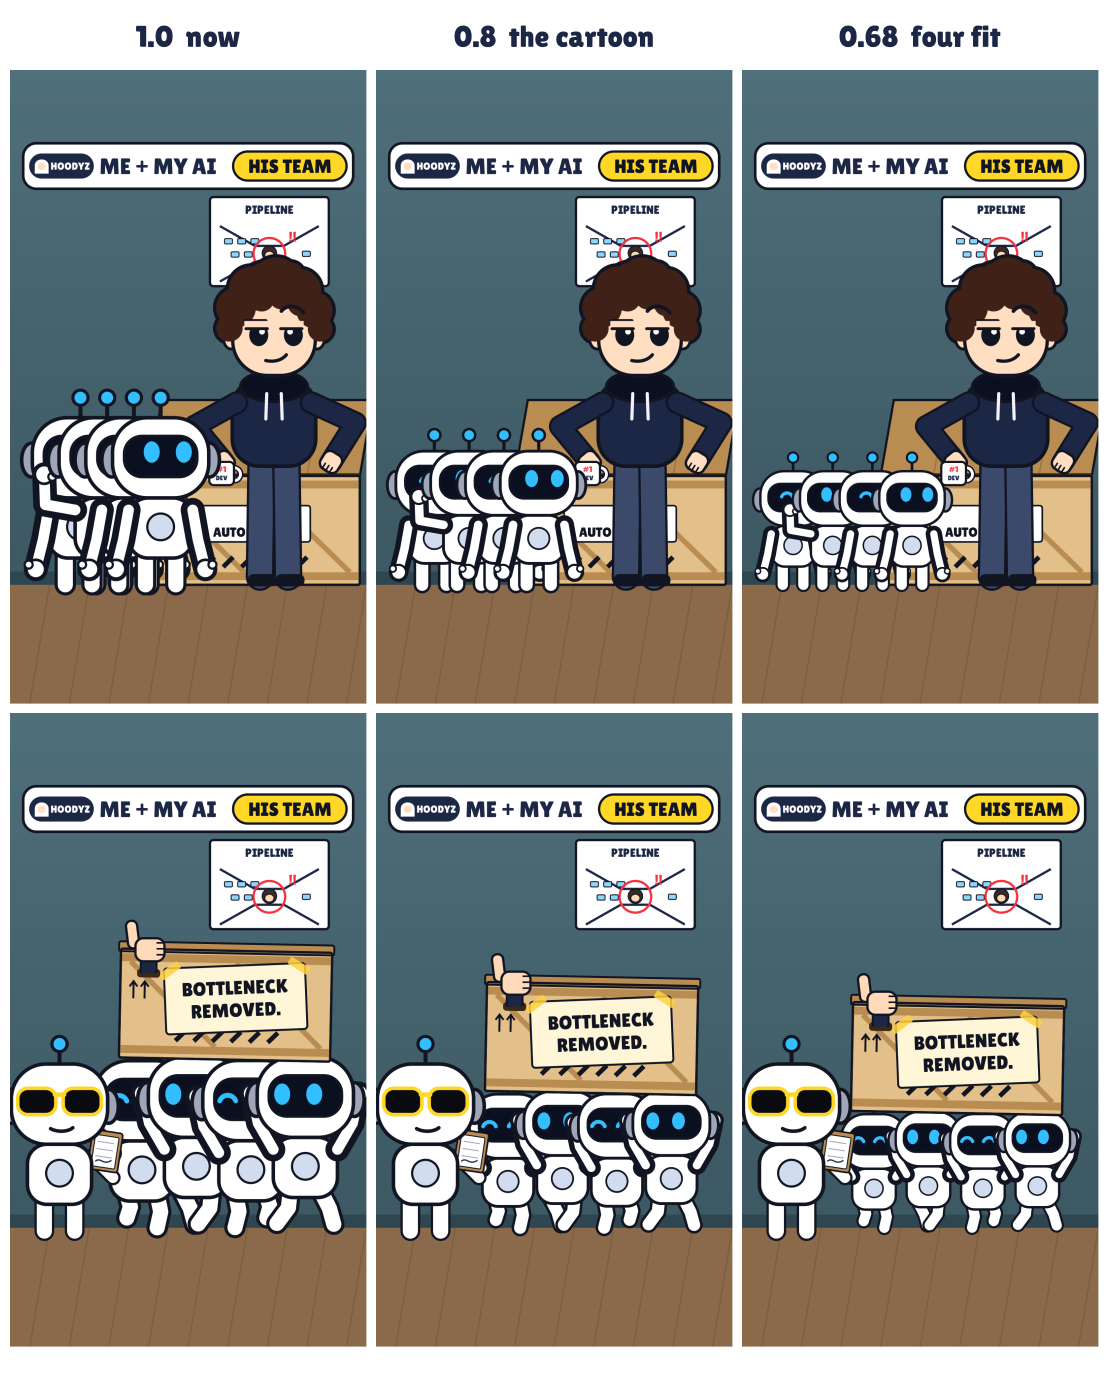

Source code (Python):
"""Remove the Bottleneck: size study (Tomas, 24 Nov: "aren't the robots too big? they don't read as small and innocent").
Three sizes for the COPIES (MY AI itself keeps the series size): 1.0 (now), 0.8 (the cartoon's height), 0.68 (four fit
side by side). Top row: the four with Hoody. Bottom row: the carry, HARV at the series size. -> size_mock.png"""
import os, sys, math, cairo
HERE = os.path.dirname(os.path.abspath(__file__)); sys.path.insert(0, HERE); sys.path.insert(0, os.path.join(HERE, 'rough'))
import office as P, setb as B, kp as KP, film as F
from office import A, INK, WHITE, NAVY, txt, hx, lerp, W, H, FLOOR, HS, AS
RW = 367                                                                # one robot's width at the series size, ears included
def four(c, k):
    B.room(c); B.board(c, *F.BOARD); B.crate(c, F.CX, FLOOR, lid=1, slot=True, slot_x=50)
    shL, shR, head = F.hoody(c, 800, 'smug', side=-1); F.mug_arm(c, shL)
    P.hoody_arm(c, shR, (shR[0] + 60, shR[1] + 180), HS, pref=P.RIGHT, hand='grip')
    w = RW * k; n = 4; span = 640 - 30; step = min(w + 14, (span - w) / (n - 1))
    for i in range(n):
        A.myai(c, 30 + w / 2 + i * step, FLOOR, AS * k, eye='happy' if i % 2 == 0 else 'open', look=(16, -10), arms=('wave' if i == 1 else 'down', 'down'))
    KP.bar(c)
def carry(c, k):
    B.room(c); B.board(c, *F.BOARD)
    ht = FLOOR - (280 + 95) * AS * k - 10; x0 = 330
    for i, dx in enumerate((70, 235, 400, 565)):
        A.myai(c, x0 + dx, FLOOR, AS * k, eye='happy' if i % 2 == 0 else 'open', look=(-16, -4), walk=i * 1.6, arms=('up', 'up'))
    sl = B.crate(c, x0, ht, lid=0, stamp=1.0, slot=True, slot_x=50, rot=.02)
    F.thumb_up(c, sl, 1.0)
    KP.harv(c, 150, FLOOR + 10, mouth='fond')
    KP.bar(c)
if __name__ == '__main__':
    ks = (1.0, .8, .68); s = .33; sw, sh = int(W * s), int(H * s)
    out = cairo.ImageSurface(cairo.FORMAT_RGB24, 3 * sw + 40, 2 * sh + 110); c = cairo.Context(out); c.set_source_rgb(1, 1, 1); c.paint()
    for j, fn in enumerate((four, carry)):
        for i, k in enumerate(ks):
            S = cairo.ImageSurface(cairo.FORMAT_ARGB32, W, H); fn(cairo.Context(S), k)
            c.save(); c.translate(10 + i * (sw + 10), 70 + j * (sh + 10)); c.scale(s, s); c.set_source_surface(S); c.paint(); c.restore()
    for i, (k, name) in enumerate(zip(ks, ('1.0  now', '0.8  the cartoon', '0.68  four fit'))):
        txt(c, name, 10 + i * (sw + 10) + sw / 2, 36, 30, NAVY, lw=0)
    out.write_to_png(os.path.join(HERE, 'size_mock.png')); print('ok')
